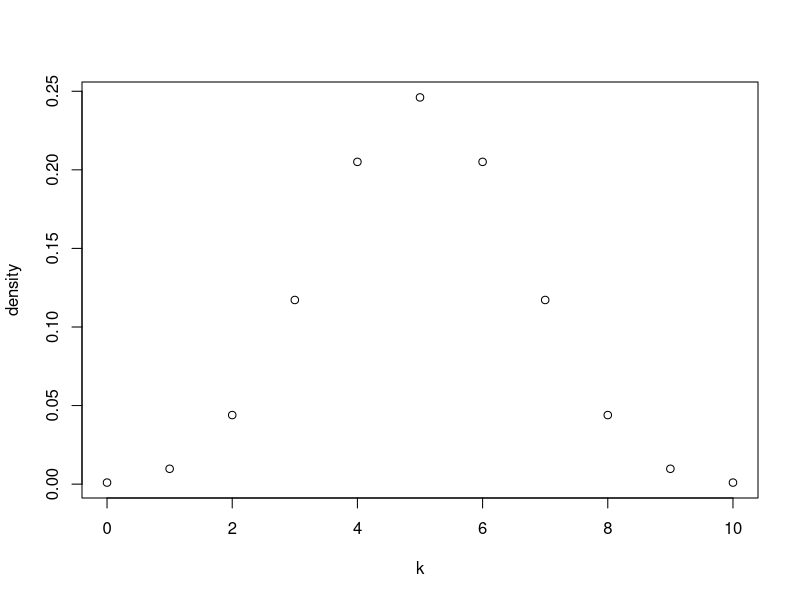
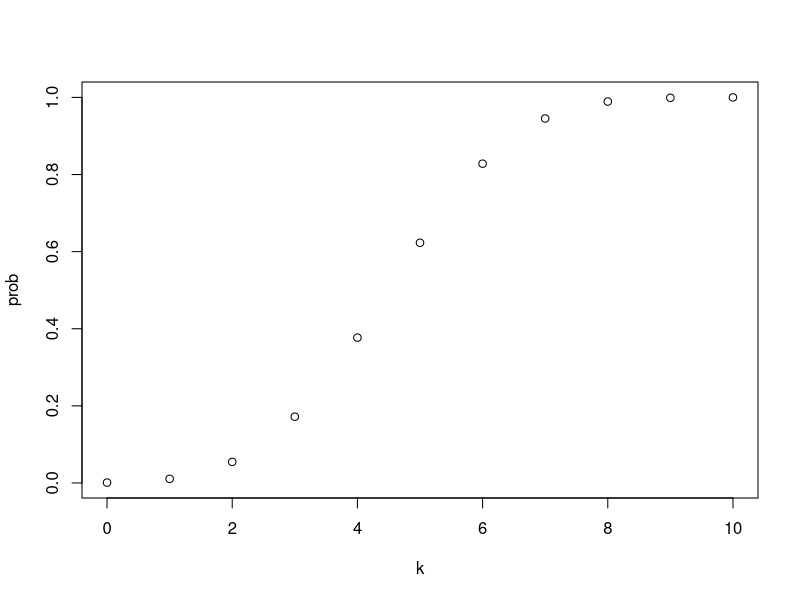

R code for these plots, in order:
## ---- chunk 1
sample(c(1,2,3,4,5,6),1)
## ---- chunk 2
sample(c(1,2,3,4,5,6),3, replace = T)
## ---- chunk 3
sample(c("H","T"),1)
## ---- chunk 4
dbinom(x = 5, size = 10, prob = 0.5)
## ---- chunk 5
sum(dbinom(x = c(4:7), size = 10, prob = 0.5))
## ---- chunk 6
k <- 0:10
## ---- chunk 7
density <- dbinom(x = 0:10, size = 10, prob = 0.5)
k <- 0:10
plot(k,density)
## ---- chunk 8
prob <- cumsum(dbinom(x = 0:10, size = 10, prob = 0.5))
k <- 0:10
plot(k,prob)
